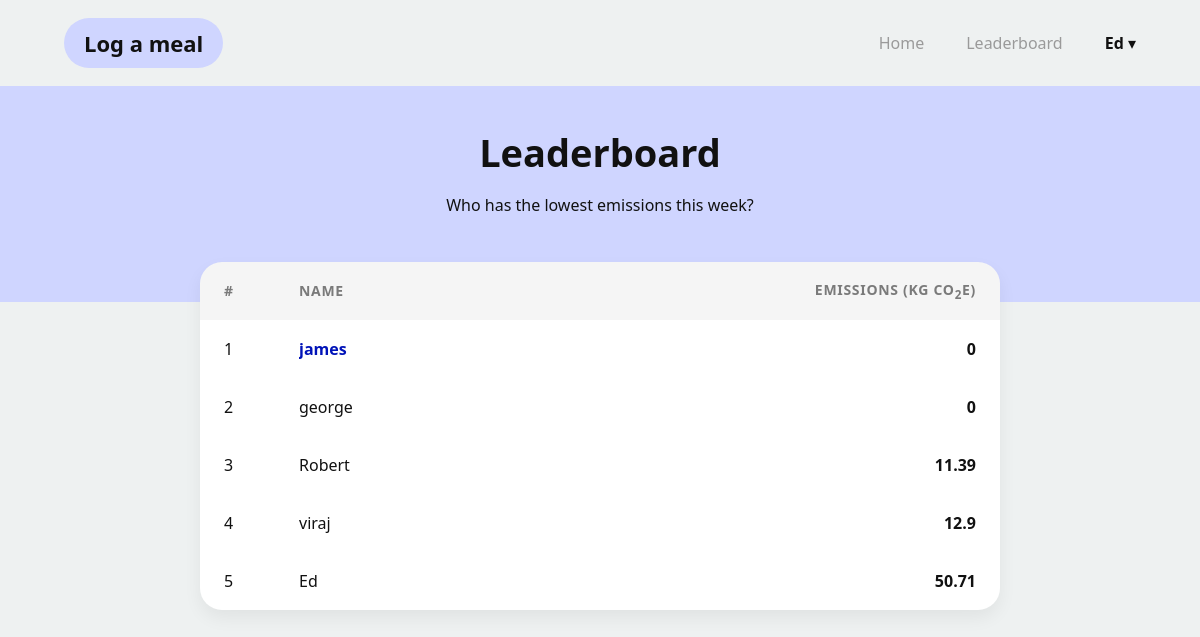
Page /leaderboard (signed in) on the earlier database version.
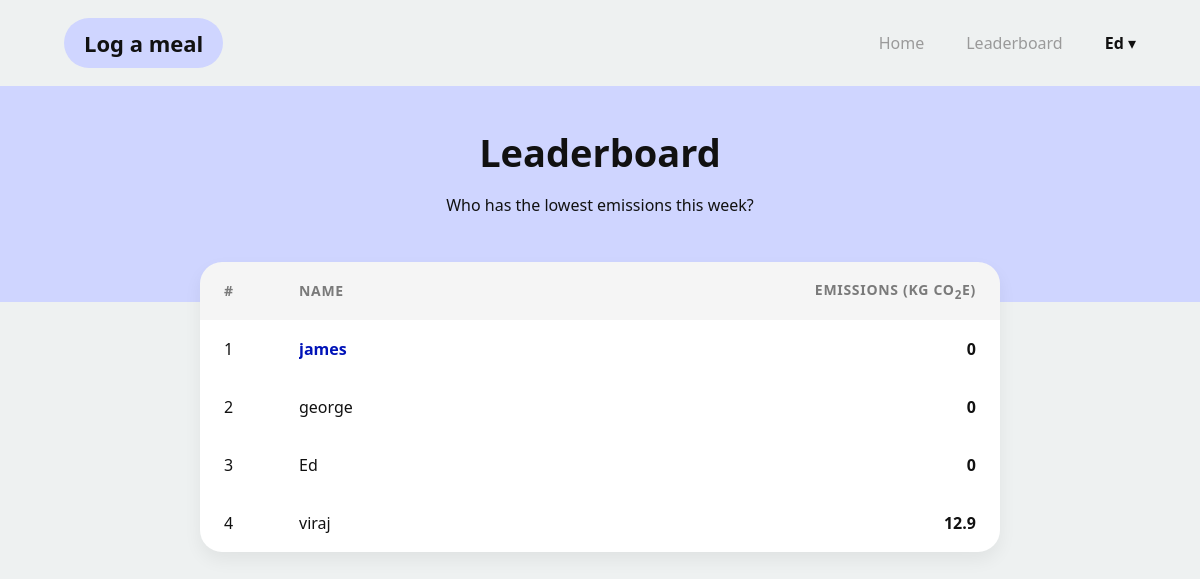
Same page on the later database version.
### app/models.py (models this page shows, shortened)
class User(db.Model, UserMixin):
    __tablename__ = 'users'
    id: so.Mapped[int] = so.mapped_column(primary_key=True)
    username: so.Mapped[str] = so.mapped_column(sa.String(63), index=True, unique=True)
    email: so.Mapped[str] = so.mapped_column(sa.String(119), index=True, unique=True)
    password_hash: so.Mapped[Optional[str]] = so.mapped_column(sa.String(255))
    weekly_score: so.Mapped[int] = so.mapped_column(sa.Integer, index=True, default=0)
    meals: so.Mapped[list['Meal']] = so.relationship(back_populates='user')

### app/routes.py (the view)
@app.route("/leaderboard")
@login_required
def leaderboard():
    seven_days_ago = datetime.now().date() - timedelta(days=7)
    all_users = User.query.all()
    leaderboard_list = []
    for user in all_users:
        rolling_total = sum(m.total_emissions for m in user.meals if m.date_added >= seven_days_ago)
        leaderboard_list.append((user.username, rolling_total))
    leaderboard_list.sort(key=lambda x: x[1])
    return render_template('LeaderboardPage.html', usernames=leaderboard_list)

### app/models.py (called while the page is built)
@login.user_loader
def load_user(id):
    return db.session.get(User, int(id))

### app/templates/LeaderboardPage.html (shortened to what this page needs)
{% extends "base.html" %}
{% block styles %}
<link rel="stylesheet" href="{{ url_for('static', filename='css/page_style.css') }}">
{% endblock %}
{% block content %}
<div class="dash">
    <div class="dash-hero">
        <h1 class="dash-title">Leaderboard</h1>
        <p class="dash-subtitle">Who has the lowest emissions this week?</p>
    </div>
    <div class="leaderboard">
        <div class="leaderboard-head">
            <div>#</div>
            <div>Name</div>
            <div>Emissions (kg CO<sub>2</sub>e)</div>
        </div>
        {% for username, score in usernames %}
        <div class="leaderboard-row">
            <div>{{ loop.index }}</div>
            <div class="{% if loop.first %}first-place{% endif %}">
                {{ username }}
            </div>
            <div>{{ score|round(2) }}</div>
        </div>
        {% endfor %}
    </div>
</div>
{% endblock %}

### app/templates/base.html (shortened to what this page needs)
<!DOCTYPE html>
<html lang="en">
<head>
    <link rel="stylesheet" href="{{ url_for('static', filename='css/style.css') }}">
    {% block styles %}{% endblock %}
</head>
<body>
<header class="nav">
    <div class="nav-inner">
        <div class="nav-brand">
            {% if current_user.is_authenticated %}
            <a href="{{ url_for('log_meal') }}">Log a meal</a>
            {% else %}
            <a href="#" class="nav-link--disabled">Log a meal</a>
            {% endif %}
        </div>
        <nav class="nav-links">
            <a href="{{ url_for('index') }}">Home</a>
            {% if current_user.is_authenticated %}
            <a href="{{ url_for('leaderboard') }}">Leaderboard</a>
            <div class="nav-user-dropdown">
                <button class="dropdown-trigger">
                    <strong>{{ current_user.username }}</strong> ▾
                </button>
            </div>
            {% else %}
            <a href="{{ url_for('login') }}">Login</a>
            <a href="{{ url_for('signup') }}" class="nav-cta">Sign Up</a>
            {% endif %}
        </nav>
    </div>
</header>
{% block content %}
{% endblock %}
</body>
</html>

Differences in the rows shown:
removed User: username "Robert", weekly_score "11.39"
changed User "Ed": weekly_score "50.71" → "0"; moves up the list
